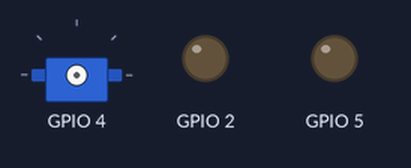
Bench run of a program on a simulated ESP32. On the bench: servo, output pins drawn as LEDs (lit = HIGH). Servo pulses on a pin are drawn as a servo (544–2400 µs = 0–180°); what the program prints to the serial monitor is not drawn.

Above: at 1.1 s.
At 4.62 s:
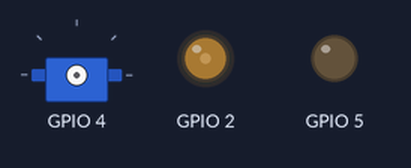
At 8.4 s:
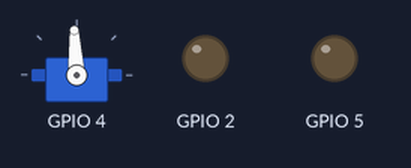
At 13.4 s:
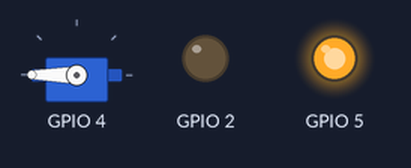
At 24.0 s:
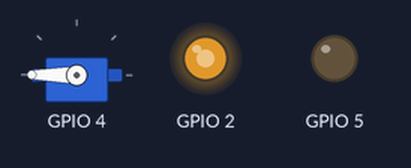
At 34.5 s:
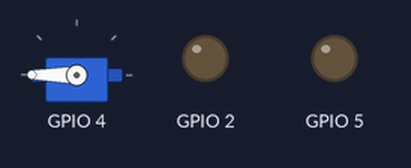
Timing chart, 0 to 40.0 s (numbered marks = the images above):
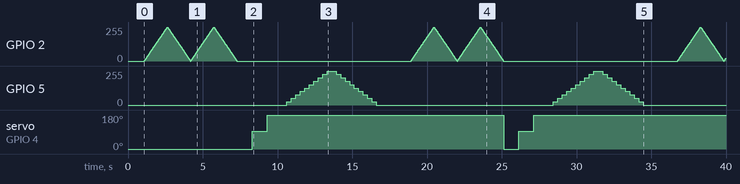

Measured:
- by itself, GPIO 2: moves between 0/255 and 255/255, repeating every 17.8 s
- by itself, servo on GPIO 4: 0° → 93° at 8.3 s, → 180° 1.0 s later, → 0° 15.8 s later, → 93° 1.0 s later, … (5 changes in this stretch)

The program:

main.cpp
```cpp
#include "Arduino.h"
#include "PWMChannel.h"

PWMChannel ledPWM(0, 2);
PWMChannel servoPWM(1, 4);
PWMChannel motorPWM(2, 5);

void setup() {
    Serial.begin(115200);
    delay(1000);

    Serial.println("===== ESP32 PWM类演示 =====");

    ledPWM.init(5000.0, 8);
    servoPWM.init(50.0, 12);
    motorPWM.init(20000.0, 10);

    ledPWM.printInfo();
    servoPWM.printInfo();
    motorPWM.printInfo();
}

void loop() {
    Serial.println("实验1: LED呼吸灯");
    ledPWM.breathe(3000, 2);

    Serial.println("实验2: 舵机控制");
    servoPWM.writeMicroseconds(500.0);
    delay(1000);
    servoPWM.writeMicroseconds(1500.0);
    delay(1000);
    servoPWM.writeMicroseconds(2500.0);
    delay(1000);

    Serial.println("实验3: 电机控制");
    for (float speed = 0; speed <= 100; speed += 10) {
        motorPWM.writePercent(speed);
        Serial.printf("  速度: %.0f%%\n", speed);
        delay(300);
    }
    for (float speed = 100; speed >= 0; speed -= 10) {
        motorPWM.writePercent(speed);
        delay(300);
    }
    motorPWM.writePercent(0);

    delay(2000);
}
```
